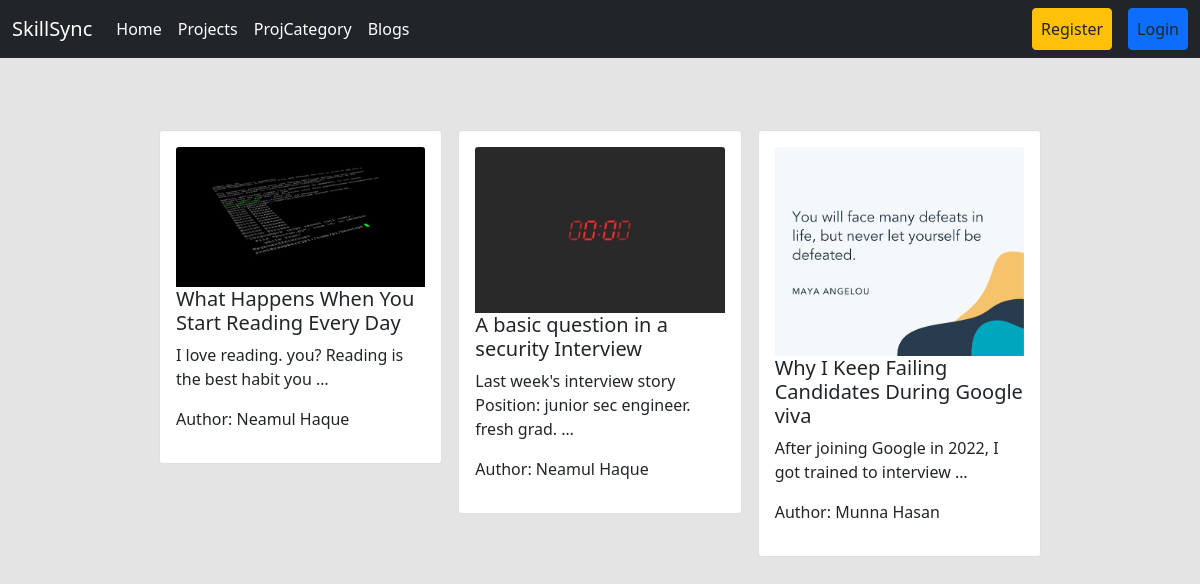
The app's page /blogs/ with its own data.
### Blogs/models.py (models this page shows, shortened)
class Post(models.Model):
    title = models.CharField(max_length=50)
    content = models.TextField()
    author = models.ForeignKey(User, on_delete=models.CASCADE)
    image = models.ImageField(upload_to='Blogs/media/uploads/')

### SkillSync/views.py (the view)
# urls.py: path('blogs/', views.blogs, name='blogs'),
def blogs(request):
    data = Post.objects.all()
    return render(request, 'blogs.html', {'data' : data})

### templates/blogs.html
{% extends 'base.html' %}
{% load static %}
{% block content %}
<div class="container">
  <div class="d-flex justify-content-center">
    <div class="col-10 p-3">
      <div class="d-flex flex-wrap justify-content-center pt-5">
        {% for post in data %}
        <div class="col-sm-4">
          <div class="card m-2">
            <div class="card-body">
              <img src="{{ post.image.url }}" class="card-img-top" alt="...">
              <h5 class="card-title">
                <a href="{% url 'detail_post' post.id %}" class="text-decoration-none text-dark" target="_blank">{{ post.title }}</a>
              </h5>
              <p class="card-text">{{ post.content|truncatewords:10 }}</p>
              <p>Author: {{ post.author.first_name }} {{ post.author.last_name }}</p>
            </div>
          </div>
        </div>
        {% endfor %}
      </div>
    </div>
  </div>
</div>
{% endblock %}

### records on screen
Post: image (picture), title "What Happens When You Start Reading Every Day", content "I love reading. you? Reading is the best habit you …", author.first_name "Neamul", author.last_name "Haque"
Post: image (picture), title "A basic question in a security Interview", content "Last week's interview story Position: junior sec engineer. fresh grad. …", author.first_name "Neamul", author.last_name "Haque"
Post: image (picture), title "Why I Keep Failing Candidates During Google viva", content "After joining Google in 2022, I got trained to interview …", author.first_name "Munna", author.last_name "Hasan"
